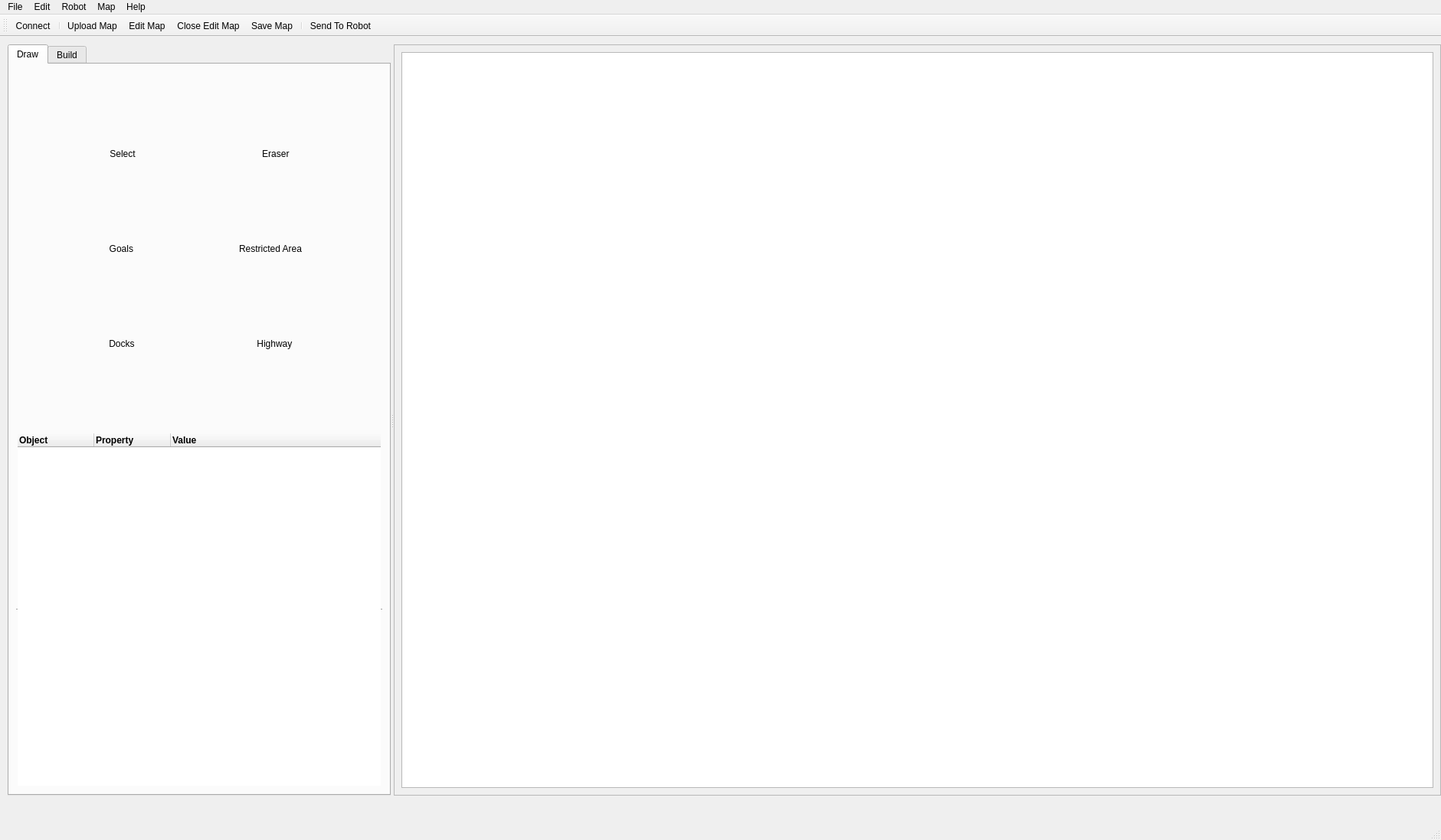
<?xml version="1.0" encoding="UTF-8"?>
<ui version="4.0">
 <class>MainWindow</class>
 <widget class="QMainWindow" name="MainWindow">
  <property name="geometry">
   <rect>
    <x>0</x>
    <y>0</y>
    <width>1881</width>
    <height>1097</height>
   </rect>
  </property>
  <property name="windowTitle">
   <string>MainWindow</string>
  </property>
  <widget class="QWidget" name="centralwidget">
   <widget class="QWidget" name="layoutWidget">
    <property name="geometry">
     <rect>
      <x>0</x>
      <y>0</y>
      <width>2</width>
      <height>2</height>
     </rect>
    </property>
    <layout class="QGridLayout" name="gridLayout"/>
   </widget>
   <widget class="QWidget" name="layoutWidget">
    <property name="geometry">
     <rect>
      <x>0</x>
      <y>0</y>
      <width>2</width>
      <height>2</height>
     </rect>
    </property>
    <layout class="QHBoxLayout" name="horizontalLayout"/>
   </widget>
   <widget class="QSplitter" name="splitter_2">
    <property name="geometry">
     <rect>
      <x>10</x>
      <y>10</y>
      <width>1871</width>
      <height>981</height>
     </rect>
    </property>
    <property name="sizePolicy">
     <sizepolicy hsizetype="Expanding" vsizetype="Preferred">
      <horstretch>0</horstretch>
      <verstretch>0</verstretch>
     </sizepolicy>
    </property>
    <property name="minimumSize">
     <size>
      <width>1491</width>
      <height>981</height>
     </size>
    </property>
    <property name="maximumSize">
     <size>
      <width>16777215</width>
      <height>16777215</height>
     </size>
    </property>
    <property name="cursor">
     <cursorShape>ArrowCursor</cursorShape>
    </property>
    <property name="orientation">
     <enum>Qt::Horizontal</enum>
    </property>
    <widget class="QTabWidget" name="tabWidget">
     <property name="sizePolicy">
      <sizepolicy hsizetype="Expanding" vsizetype="Expanding">
       <horstretch>0</horstretch>
       <verstretch>0</verstretch>
      </sizepolicy>
     </property>
     <property name="minimumSize">
      <size>
       <width>0</width>
       <height>0</height>
      </size>
     </property>
     <property name="maximumSize">
      <size>
       <width>500</width>
       <height>16777215</height>
      </size>
     </property>
     <property name="baseSize">
      <size>
       <width>0</width>
       <height>0</height>
      </size>
     </property>
     <property name="contextMenuPolicy">
      <enum>Qt::NoContextMenu</enum>
     </property>
     <property name="currentIndex">
      <number>0</number>
     </property>
     <widget class="QWidget" name="tab_draw">
      <attribute name="title">
       <string>Draw</string>
      </attribute>
      <layout class="QVBoxLayout" name="verticalLayout">
       <item>
        <widget class="QSplitter" name="splitter">
         <property name="orientation">
          <enum>Qt::Vertical</enum>
         </property>
         <widget class="QWidget" name="layoutWidget">
          <layout class="QGridLayout" name="gridLayout_2">
           <property name="sizeConstraint">
            <enum>QLayout::SetDefaultConstraint</enum>
           </property>
           <item row="0" column="0">
            <widget class="QToolButton" name="toolButton_select">
             <property name="sizePolicy">
              <sizepolicy hsizetype="Preferred" vsizetype="Fixed">
               <horstretch>0</horstretch>
               <verstretch>0</verstretch>
              </sizepolicy>
             </property>
             <property name="cursor">
              <cursorShape>PointingHandCursor</cursorShape>
             </property>
             <property name="text">
              <string>Select</string>
             </property>
             <property name="icon">
              <iconset>
               <normaloff>../pngs/mouse_click_arrow.svg</normaloff>../pngs/mouse_click_arrow.svg</iconset>
             </property>
             <property name="iconSize">
              <size>
               <width>30</width>
               <height>30</height>
              </size>
             </property>
             <property name="toolButtonStyle">
              <enum>Qt::ToolButtonTextUnderIcon</enum>
             </property>
             <property name="autoRaise">
              <bool>true</bool>
             </property>
             <property name="arrowType">
              <enum>Qt::NoArrow</enum>
             </property>
            </widget>
           </item>
           <item row="2" column="1">
            <widget class="QToolButton" name="toolButton_highway">
             <property name="sizePolicy">
              <sizepolicy hsizetype="Fixed" vsizetype="Fixed">
               <horstretch>0</horstretch>
               <verstretch>0</verstretch>
              </sizepolicy>
             </property>
             <property name="cursor">
              <cursorShape>PointingHandCursor</cursorShape>
             </property>
             <property name="text">
              <string>       Highway        </string>
             </property>
             <property name="icon">
              <iconset>
               <normaloff>../pngs/highway.svg</normaloff>../pngs/highway.svg</iconset>
             </property>
             <property name="iconSize">
              <size>
               <width>35</width>
               <height>35</height>
              </size>
             </property>
             <property name="toolButtonStyle">
              <enum>Qt::ToolButtonTextUnderIcon</enum>
             </property>
             <property name="autoRaise">
              <bool>true</bool>
             </property>
            </widget>
           </item>
           <item row="0" column="1">
            <widget class="QToolButton" name="toolButton_eraser">
             <property name="sizePolicy">
              <sizepolicy hsizetype="Fixed" vsizetype="Fixed">
               <horstretch>0</horstretch>
               <verstretch>0</verstretch>
              </sizepolicy>
             </property>
             <property name="cursor">
              <cursorShape>PointingHandCursor</cursorShape>
             </property>
             <property name="text">
              <string>         Eraser          </string>
             </property>
             <property name="icon">
              <iconset>
               <normaloff>../pngs/eraser.svg</normaloff>../pngs/eraser.svg</iconset>
             </property>
             <property name="iconSize">
              <size>
               <width>30</width>
               <height>30</height>
              </size>
             </property>
             <property name="toolButtonStyle">
              <enum>Qt::ToolButtonTextUnderIcon</enum>
             </property>
             <property name="autoRaise">
              <bool>true</bool>
             </property>
            </widget>
           </item>
           <item row="1" column="1">
            <widget class="QToolButton" name="toolButton_restricted_area">
             <property name="sizePolicy">
              <sizepolicy hsizetype="Fixed" vsizetype="Fixed">
               <horstretch>0</horstretch>
               <verstretch>0</verstretch>
              </sizepolicy>
             </property>
             <property name="cursor">
              <cursorShape>PointingHandCursor</cursorShape>
             </property>
             <property name="text">
              <string>Restricted Area</string>
             </property>
             <property name="icon">
              <iconset>
               <normaloff>../pngs/restricted_area.svg</normaloff>../pngs/restricted_area.svg</iconset>
             </property>
             <property name="iconSize">
              <size>
               <width>25</width>
               <height>25</height>
              </size>
             </property>
             <property name="toolButtonStyle">
              <enum>Qt::ToolButtonTextUnderIcon</enum>
             </property>
             <property name="autoRaise">
              <bool>true</bool>
             </property>
            </widget>
           </item>
           <item row="1" column="0">
            <widget class="QToolButton" name="toolButton_goals">
             <property name="cursor">
              <cursorShape>PointingHandCursor</cursorShape>
             </property>
             <property name="text">
              <string>          Goals           </string>
             </property>
             <property name="icon">
              <iconset>
               <normaloff>../pngs/goal.svg</normaloff>../pngs/goal.svg</iconset>
             </property>
             <property name="iconSize">
              <size>
               <width>30</width>
               <height>30</height>
              </size>
             </property>
             <property name="toolButtonStyle">
              <enum>Qt::ToolButtonTextUnderIcon</enum>
             </property>
             <property name="autoRaise">
              <bool>true</bool>
             </property>
            </widget>
           </item>
           <item row="2" column="0">
            <widget class="QToolButton" name="toolButton_docks">
             <property name="cursor">
              <cursorShape>PointingHandCursor</cursorShape>
             </property>
             <property name="text">
              <string>          Docks          </string>
             </property>
             <property name="icon">
              <iconset>
               <normaloff>../pngs/dock.svg</normaloff>../pngs/dock.svg</iconset>
             </property>
             <property name="iconSize">
              <size>
               <width>35</width>
               <height>35</height>
              </size>
             </property>
             <property name="toolButtonStyle">
              <enum>Qt::ToolButtonTextUnderIcon</enum>
             </property>
             <property name="autoRaise">
              <bool>true</bool>
             </property>
            </widget>
           </item>
          </layout>
         </widget>
        </widget>
       </item>
       <item>
        <widget class="QTreeWidget" name="treeWidget_objects">
         <property name="autoFillBackground">
          <bool>false</bool>
         </property>
         <property name="frameShape">
          <enum>QFrame::HLine</enum>
         </property>
         <property name="frameShadow">
          <enum>QFrame::Sunken</enum>
         </property>
         <property name="lineWidth">
          <number>1</number>
         </property>
         <property name="midLineWidth">
          <number>0</number>
         </property>
         <property name="alternatingRowColors">
          <bool>true</bool>
         </property>
         <property name="selectionBehavior">
          <enum>QAbstractItemView::SelectRows</enum>
         </property>
         <property name="uniformRowHeights">
          <bool>false</bool>
         </property>
         <property name="animated">
          <bool>true</bool>
         </property>
         <property name="wordWrap">
          <bool>false</bool>
         </property>
         <property name="headerHidden">
          <bool>false</bool>
         </property>
         <attribute name="headerVisible">
          <bool>true</bool>
         </attribute>
         <attribute name="headerCascadingSectionResizes">
          <bool>false</bool>
         </attribute>
         <attribute name="headerHighlightSections">
          <bool>false</bool>
         </attribute>
         <column>
          <property name="text">
           <string>Object</string>
          </property>
          <property name="font">
           <font>
            <weight>75</weight>
            <bold>true</bold>
           </font>
          </property>
         </column>
         <column>
          <property name="text">
           <string>Property</string>
          </property>
          <property name="font">
           <font>
            <weight>75</weight>
            <bold>true</bold>
           </font>
          </property>
         </column>
         <column>
          <property name="text">
           <string>Value</string>
          </property>
          <property name="font">
           <font>
            <weight>75</weight>
            <bold>true</bold>
           </font>
          </property>
         </column>
        </widget>
       </item>
      </layout>
     </widget>
     <widget class="QWidget" name="tab_build">
      <attribute name="title">
       <string>Build</string>
      </attribute>
      <widget class="QWidget" name="layoutWidget">
       <property name="geometry">
        <rect>
         <x>12</x>
         <y>10</y>
         <width>471</width>
         <height>801</height>
        </rect>
       </property>
       <layout class="QHBoxLayout" name="horizontalLayout_2">
        <item>
         <layout class="QVBoxLayout" name="verticalLayout_2">
          <item>
           <widget class="QLabel" name="label_sources">
            <property name="font">
             <font>
              <weight>75</weight>
              <bold>true</bold>
              <underline>false</underline>
             </font>
            </property>
            <property name="text">
             <string>Sources</string>
            </property>
            <property name="alignment">
             <set>Qt::AlignCenter</set>
            </property>
           </widget>
          </item>
          <item>
           <widget class="QTabWidget" name="tabWidget_sources">
            <property name="currentIndex">
             <number>1</number>
            </property>
            <widget class="QWidget" name="tab_goals">
             <attribute name="title">
              <string>Goals</string>
             </attribute>
             <widget class="QTreeWidget" name="treeWidget_goals">
              <property name="geometry">
               <rect>
                <x>0</x>
                <y>0</y>
                <width>210</width>
                <height>745</height>
               </rect>
              </property>
              <property name="dragDropMode">
               <enum>QAbstractItemView::DragOnly</enum>
              </property>
              <column>
               <property name="text">
                <string>Goals</string>
               </property>
              </column>
              <column>
               <property name="text">
                <string>ObjNm</string>
               </property>
              </column>
             </widget>
            </widget>
            <widget class="QWidget" name="tab_tasks">
             <attribute name="title">
              <string>Tasks</string>
             </attribute>
             <widget class="QListWidget" name="listWidget_tasks">
              <property name="geometry">
               <rect>
                <x>0</x>
                <y>0</y>
                <width>210</width>
                <height>745</height>
               </rect>
              </property>
             </widget>
            </widget>
           </widget>
          </item>
         </layout>
        </item>
        <item>
         <widget class="QPushButton" name="pushButton_add_to_route">
          <property name="text">
           <string/>
          </property>
          <property name="icon">
           <iconset>
            <normaloff>../pngs/right_arrow.svg</normaloff>../pngs/right_arrow.svg</iconset>
          </property>
         </widget>
        </item>
        <item>
         <layout class="QVBoxLayout" name="verticalLayout_3">
          <item>
           <widget class="QLabel" name="label_routes">
            <property name="font">
             <font>
              <weight>75</weight>
              <bold>true</bold>
             </font>
            </property>
            <property name="text">
             <string>Routes</string>
            </property>
            <property name="alignment">
             <set>Qt::AlignCenter</set>
            </property>
           </widget>
          </item>
          <item>
           <widget class="QTabWidget" name="tabWidget_routes">
            <property name="currentIndex">
             <number>0</number>
            </property>
            <widget class="QWidget" name="tab_routes">
             <attribute name="title">
              <string>Routes</string>
             </attribute>
             <widget class="QTreeWidget" name="treeWidget_routes">
              <property name="geometry">
               <rect>
                <x>0</x>
                <y>0</y>
                <width>210</width>
                <height>745</height>
               </rect>
              </property>
              <property name="dragDropMode">
               <enum>QAbstractItemView::DropOnly</enum>
              </property>
              <column>
               <property name="text">
                <string>Routes</string>
               </property>
              </column>
              <column>
               <property name="text">
                <string>ObjNm</string>
               </property>
              </column>
             </widget>
            </widget>
           </widget>
          </item>
          <item>
           <layout class="QHBoxLayout" name="horizontalLayout_3">
            <item>
             <widget class="QPushButton" name="pushButton_add_new_route">
              <property name="toolTip">
               <string>Add new route</string>
              </property>
              <property name="text">
               <string/>
              </property>
              <property name="icon">
               <iconset>
                <normaloff>../pngs/add.png</normaloff>../pngs/add.png</iconset>
              </property>
             </widget>
            </item>
            <item>
             <widget class="QPushButton" name="pushButton_delete_item">
              <property name="toolTip">
               <string>Delete</string>
              </property>
              <property name="text">
               <string/>
              </property>
              <property name="icon">
               <iconset>
                <normaloff>../pngs/delete.png</normaloff>../pngs/delete.png</iconset>
              </property>
             </widget>
            </item>
            <item>
             <spacer name="horizontalSpacer">
              <property name="orientation">
               <enum>Qt::Horizontal</enum>
              </property>
              <property name="sizeHint" stdset="0">
               <size>
                <width>40</width>
                <height>20</height>
               </size>
              </property>
             </spacer>
            </item>
            <item>
             <widget class="QPushButton" name="pushButton_move_item_up">
              <property name="toolTip">
               <string>Move item up</string>
              </property>
              <property name="text">
               <string/>
              </property>
              <property name="icon">
               <iconset>
                <normaloff>../pngs/up_arrow.png</normaloff>../pngs/up_arrow.png</iconset>
              </property>
             </widget>
            </item>
            <item>
             <widget class="QPushButton" name="pushButton_move_item_down">
              <property name="toolTip">
               <string>Move item down</string>
              </property>
              <property name="text">
               <string/>
              </property>
              <property name="icon">
               <iconset>
                <normaloff>../pngs/down_arrow.png</normaloff>../pngs/down_arrow.png</iconset>
              </property>
             </widget>
            </item>
           </layout>
          </item>
         </layout>
        </item>
       </layout>
      </widget>
     </widget>
    </widget>
    <widget class="QFrame" name="frame_position">
     <property name="frameShape">
      <enum>QFrame::StyledPanel</enum>
     </property>
     <property name="frameShadow">
      <enum>QFrame::Raised</enum>
     </property>
     <layout class="QGridLayout" name="gridLayout_3">
      <item row="0" column="1">
       <widget class="QGraphicsView" name="graphicsView_main"/>
      </item>
     </layout>
    </widget>
   </widget>
  </widget>
  <widget class="QMenuBar" name="menubar">
   <property name="geometry">
    <rect>
     <x>0</x>
     <y>0</y>
     <width>1881</width>
     <height>22</height>
    </rect>
   </property>
   <widget class="QMenu" name="menuFile">
    <property name="title">
     <string>File</string>
    </property>
    <addaction name="actionNew"/>
    <addaction name="actionOpen"/>
    <addaction name="actionSave_2"/>
    <addaction name="actionSave_As"/>
    <addaction name="actionQuit"/>
   </widget>
   <widget class="QMenu" name="menuEdit">
    <property name="title">
     <string>Edit</string>
    </property>
   </widget>
   <widget class="QMenu" name="menuMap">
    <property name="title">
     <string>Map</string>
    </property>
   </widget>
   <widget class="QMenu" name="menuRobot">
    <property name="title">
     <string>Robot</string>
    </property>
    <widget class="QMenu" name="menuLaser">
     <property name="title">
      <string>Laser</string>
     </property>
     <addaction name="actionLaser_Show"/>
     <addaction name="actionLaser_Hide"/>
     <addaction name="separator"/>
     <addaction name="actionLaser_Edit"/>
    </widget>
    <widget class="QMenu" name="menuRobot_2">
     <property name="title">
      <string>Robot</string>
     </property>
     <addaction name="actionRobot_Show"/>
     <addaction name="actionRobot_Hide"/>
     <addaction name="separator"/>
     <addaction name="actionRobot_Stop"/>
     <addaction name="actionRobot_Drive"/>
     <addaction name="actionRobot_Edit"/>
    </widget>
    <addaction name="menuRobot_2"/>
    <addaction name="menuLaser"/>
    <addaction name="actionMap_Creation"/>
   </widget>
   <widget class="QMenu" name="menuHelp">
    <property name="title">
     <string>Help</string>
    </property>
    <addaction name="actionAbout_DOF_GUI"/>
    <addaction name="actionAbout_DOF"/>
   </widget>
   <addaction name="menuFile"/>
   <addaction name="menuEdit"/>
   <addaction name="menuRobot"/>
   <addaction name="menuMap"/>
   <addaction name="menuHelp"/>
  </widget>
  <widget class="QToolBar" name="toolBar">
   <property name="windowTitle">
    <string>toolBar</string>
   </property>
   <property name="orientation">
    <enum>Qt::Horizontal</enum>
   </property>
   <property name="toolButtonStyle">
    <enum>Qt::ToolButtonTextUnderIcon</enum>
   </property>
   <attribute name="toolBarArea">
    <enum>TopToolBarArea</enum>
   </attribute>
   <attribute name="toolBarBreak">
    <bool>false</bool>
   </attribute>
   <addaction name="actionConnect"/>
   <addaction name="separator"/>
   <addaction name="actionUpload_Map"/>
   <addaction name="actionEdit_Map"/>
   <addaction name="actionClose_Edit_Map"/>
   <addaction name="actionSave"/>
   <addaction name="separator"/>
   <addaction name="actionSend_To_Robot"/>
  </widget>
  <widget class="QStatusBar" name="statusBar">
   <property name="sizeGripEnabled">
    <bool>true</bool>
   </property>
  </widget>
  <action name="actionOpen">
   <property name="text">
    <string>Open...</string>
   </property>
   <property name="shortcut">
    <string>Ctrl+O</string>
   </property>
  </action>
  <action name="actionConnect">
   <property name="icon">
    <iconset>
     <normaloff>../pngs/connection.svg</normaloff>../pngs/connection.svg</iconset>
   </property>
   <property name="text">
    <string>Connect</string>
   </property>
   <property name="toolTip">
    <string>Connect</string>
   </property>
  </action>
  <action name="actionUpload_Map">
   <property name="icon">
    <iconset>
     <normaloff>../pngs/upload_map.svg</normaloff>../pngs/upload_map.svg</iconset>
   </property>
   <property name="text">
    <string>Upload Map</string>
   </property>
   <property name="toolTip">
    <string>Upload Map</string>
   </property>
  </action>
  <action name="actionRobot_Stop">
   <property name="icon">
    <iconset>
     <normaloff>../pngs/stop.svg</normaloff>../pngs/stop.svg</iconset>
   </property>
   <property name="text">
    <string>Stop</string>
   </property>
  </action>
  <action name="actionRobot_Drive">
   <property name="text">
    <string>Drive</string>
   </property>
  </action>
  <action name="actionMap_Creation">
   <property name="text">
    <string>Map Creation</string>
   </property>
  </action>
  <action name="actionSave">
   <property name="icon">
    <iconset>
     <normaloff>../pngs/save.svg</normaloff>../pngs/save.svg</iconset>
   </property>
   <property name="text">
    <string>Save Map</string>
   </property>
   <property name="toolTip">
    <string>Save</string>
   </property>
  </action>
  <action name="actionLaser_Show">
   <property name="text">
    <string>Show</string>
   </property>
  </action>
  <action name="actionLaser_Hide">
   <property name="text">
    <string>Hide</string>
   </property>
  </action>
  <action name="actionLaser_Edit">
   <property name="text">
    <string>Edit</string>
   </property>
  </action>
  <action name="actionRobot_Show">
   <property name="text">
    <string>Show</string>
   </property>
  </action>
  <action name="actionRobot_Hide">
   <property name="text">
    <string>Hide</string>
   </property>
  </action>
  <action name="actionRobot_Edit">
   <property name="text">
    <string>Edit</string>
   </property>
  </action>
  <action name="actionSend_To_Robot">
   <property name="icon">
    <iconset>
     <normaloff>../pngs/send_to_robot.svg</normaloff>../pngs/send_to_robot.svg</iconset>
   </property>
   <property name="text">
    <string>Send To Robot</string>
   </property>
  </action>
  <action name="actionEdit_Map">
   <property name="icon">
    <iconset>
     <normaloff>../pngs/edit_map.svg</normaloff>../pngs/edit_map.svg</iconset>
   </property>
   <property name="text">
    <string>Edit Map</string>
   </property>
  </action>
  <action name="actionClose_Edit_Map">
   <property name="icon">
    <iconset>
     <normaloff>../pngs/close_edit_map.svg</normaloff>../pngs/close_edit_map.svg</iconset>
   </property>
   <property name="text">
    <string>Close Edit Map</string>
   </property>
  </action>
  <action name="actionNew">
   <property name="text">
    <string>New...</string>
   </property>
   <property name="shortcut">
    <string>Ctrl+N</string>
   </property>
  </action>
  <action name="actionSave_2">
   <property name="text">
    <string>Save</string>
   </property>
   <property name="shortcut">
    <string>Ctrl+S</string>
   </property>
  </action>
  <action name="actionSave_As">
   <property name="text">
    <string>Save As...</string>
   </property>
  </action>
  <action name="actionQuit">
   <property name="text">
    <string>Quit</string>
   </property>
   <property name="toolTip">
    <string>Quit</string>
   </property>
   <property name="shortcut">
    <string>Ctrl+Q</string>
   </property>
  </action>
  <action name="actionCut">
   <property name="text">
    <string>Cut</string>
   </property>
   <property name="shortcut">
    <string>Ctrl+X</string>
   </property>
  </action>
  <action name="actionCopy">
   <property name="text">
    <string>Copy</string>
   </property>
   <property name="shortcut">
    <string>Ctrl+C</string>
   </property>
  </action>
  <action name="actionPaste">
   <property name="text">
    <string>Paste</string>
   </property>
   <property name="shortcut">
    <string>Ctrl+V</string>
   </property>
  </action>
  <action name="actionDelete">
   <property name="text">
    <string>Delete</string>
   </property>
  </action>
  <action name="actionUndo">
   <property name="text">
    <string>Undo</string>
   </property>
  </action>
  <action name="actionRedo">
   <property name="text">
    <string>Redo</string>
   </property>
  </action>
  <action name="actionAbout_DOF">
   <property name="text">
    <string>About DOF Robotics</string>
   </property>
  </action>
  <action name="actionAbout_DOF_GUI">
   <property name="text">
    <string>About DOF GUI</string>
   </property>
  </action>
 </widget>
 <resources/>
 <connections/>
</ui>
